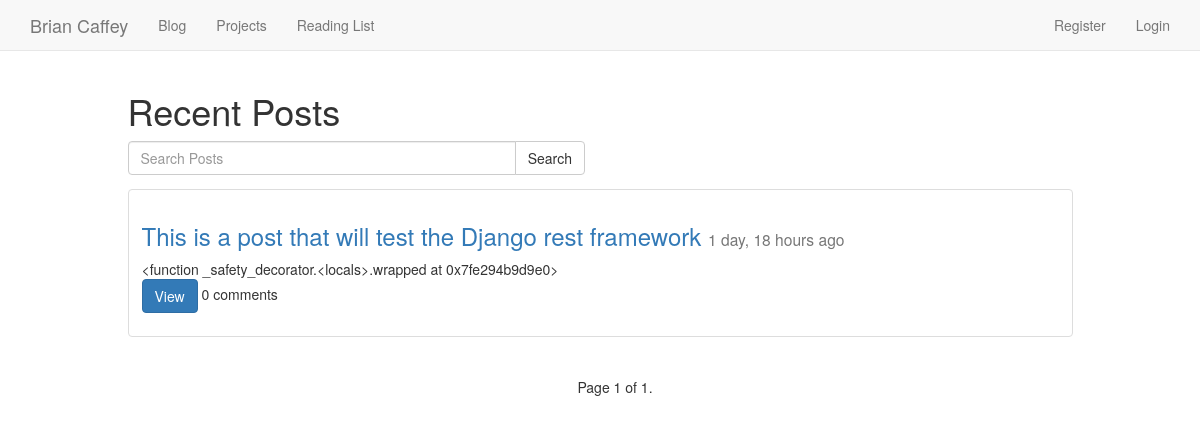
The page /blog/ on the database as committed earlier.
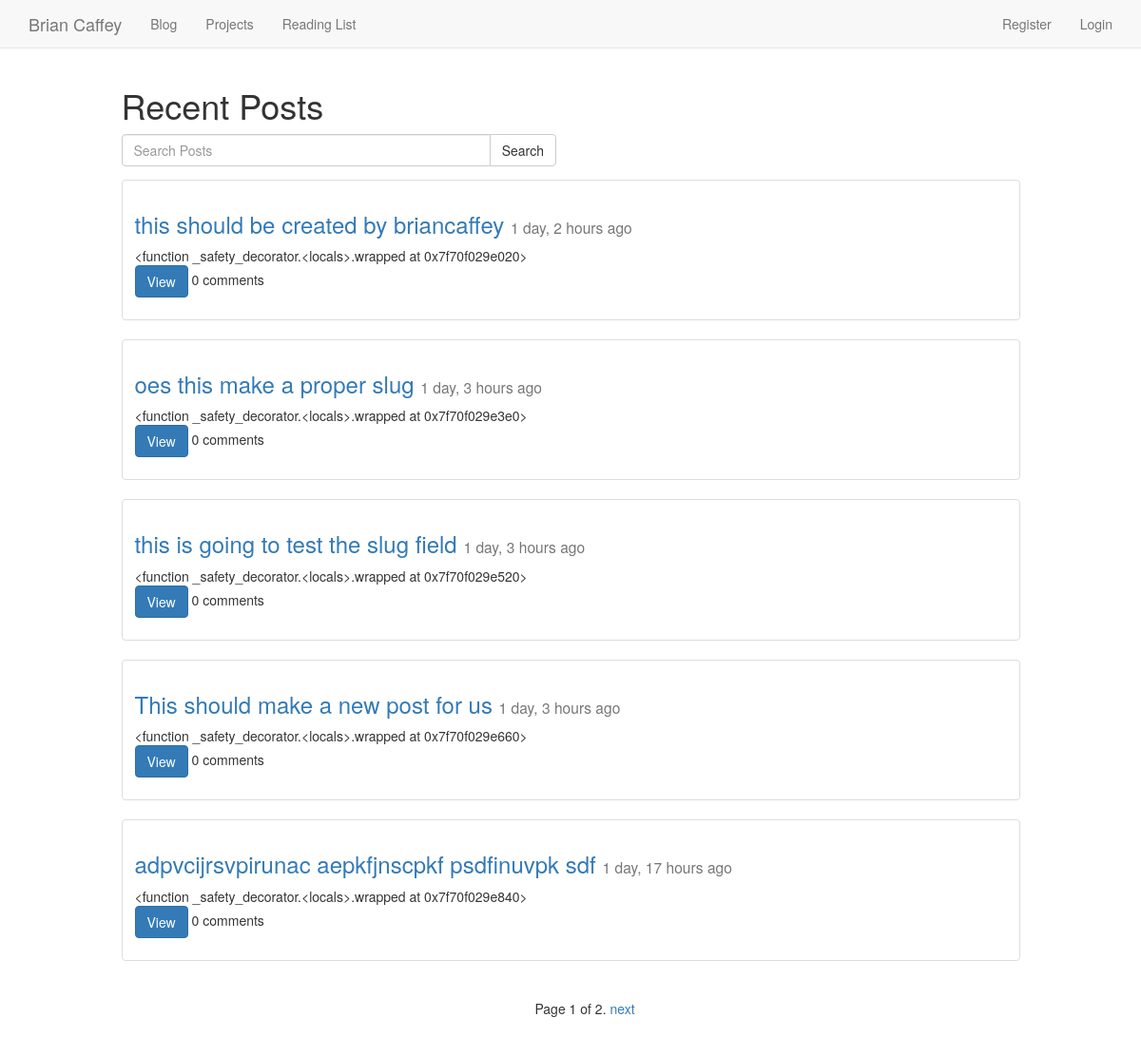
The same page on the database as committed later.
### posts/models.py (models this page shows, shortened)
class Post(models.Model):
	user = models.ForeignKey(settings.AUTH_USER_MODEL)
	title = models.CharField(max_length=100)
	slug = models.SlugField(unique=True)
	height_field = models.IntegerField(default=0)
	width_field = models.IntegerField(default=0)
	image = models.ImageField(
		upload_to=upload_location,
		width_field = "width_field",
		height_field = "height_field",
		null=True,
		blank=True)
	content = models.TextField()
	draft = models.BooleanField(default=False)
	publish = models.DateField(auto_now=False, auto_now_add=False)
	read_time = models.TimeField(null=True, blank=True)
	updated = models.DateTimeField(auto_now=True, auto_now_add=False)
	timestamp = models.DateTimeField(auto_now=False, auto_now_add=True)
	class Meta:
		ordering = ['-timestamp', '-updated']
	def get_markdown(self):
		content = self.content
		return mark_safe(markdown(content))
	objects = PostManager()
	@property
	def comments(self):
		instance = self
		qs = Comment.objects.filter_by_instance(instance)
		return qs
	def get_absolute_url(self):
		return reverse("posts:detail", kwargs={"slug":self.slug})

### posts/views.py (the view, shortened to what this page needs)
def posts_list(request):
	today = timezone.now().date()
	queryset_list = Post.objects.active()
	if request.user.is_staff or request.user.is_superuser:
		queryset_list = Post.objects.all()
	query = request.GET.get('q')
	paginator = Paginator(queryset_list, 5) # Show 25 contacts per page
	page = request.GET.get('page')
	try:
		queryset = paginator.page(page)
	except PageNotAnInteger:
		queryset = paginator.page(1)
	except EmptyPage:
		queryset = paginator.page(paginator.num_pages)
	context = {
		'object_list':queryset,
		'title':"List View"
	}
	return render(request, "post_list.html", context)

### comments/models.py (called while the page is built)
	def filter_by_instance(self, instance):
		content_type = ContentType.objects.get_for_model(instance.__class__)
		obj_id = instance.id
		qs = super(CommentManager, self).filter(content_type=content_type, object_id=obj_id)
		return qs

### posts/models.py (called while the page is built)
	def active(self, *args, **kwargs):
		return super(PostManager, self).filter(draft=False).filter(publish__lte=timezone.now())

### templates/post_list.html (shortened to what this page needs)
{% extends 'base.html' %}
{% block content %}
<div class="row">
    <div class="col-sm-10 col-sm-offset-1">
<h1>Recent Posts</h1>
<form method="GET" action="" class="row">
  <div class="col-sm-6">
  <div class="input-group">
  <input class="form-control" type="text" name="q" placeholder="Search Posts" value='{{ request.GET.q }}'/>
  <span class="input-group-btn">
  <input class="btn btn-default" type="submit" value="Search" />
</span>
</div>
</div>
</form>
    {% for object in object_list %}
    <div class="thumbnail">
      <div class="caption post-detail-item">
        <h3><a href="{{ object.get_absolute_url }}">{{ object.title }}</a> <small>{{ object.timestamp | timesince }} ago</small></h3>
        {{ object.get_markdown }}
        <p><a href="{{ object.get_absolute_url }}" class="btn btn-primary" role="button">View</a> {{ object.comments.count }} comments
      </div>
    </div>
{% endfor %}
  </div>
</div>
<div style="text-align:center;" class="container">
<div class="pagination">
    <span class="step-links">
        <span class="current">
            Page {{ object_list.number }} of {{ object_list.paginator.num_pages }}.
        </span>
        {% if object_list.has_next %}
            <a href="?page={{ object_list.next_page_number }}">next</a>
        {% endif %}
    </span>
</div>
</div>
{% endblock %}

### templates/base.html (shortened to what this page needs)
{% load staticfiles %}
<html>
<head>
<link rel="stylesheet" href="https://maxcdn.bootstrapcdn.com/bootstrap/3.3.7/css/bootstrap.min.css">
<link rel="stylesheet" href="{% static 'css/base.css' %}">
</head>
<body>
{% include 'nav.html' %}
	<div class="container">
		{% block content %}
		{% endblock content %}
	</div>
</body>
</html>

### templates/nav.html (shortened to what this page needs)
    <nav class="navbar navbar-default navbar-static-top">
      <div class="container">
        <div class="navbar-header">
          <a class="navbar-brand" href="{% url 'home:home' %}">Brian Caffey</a>
        </div>
        <div id="navbar" class="navbar-collapse collapse">
          <ul class="nav navbar-nav">
            <li><a href="{% url 'posts:list' %}">Blog</a></li>
            <li><a href="{% url 'projects:projects' %}">Projects</a></li>
            <li><a href="{% url 'reading-list:list' %}">Reading List</a></li>
          </ul>
          <ul class="nav navbar-nav navbar-right">
            {% if user.is_authenticated %}
            <li><a>Welcome, {{ user.username }}</a></li>
            <li><a href="{% url 'accounts:logout' %}">Logout</a></li>
            {% else %}
            <li><a href="{% url 'accounts:register' %}">Register</a></li>
            <li><a href="{% url 'accounts:login' %}">Login</a></li>
            {% endif %}
          </ul>
        </div>
      </div>
    </nav>

Rows that differ between the two databases and show on the page:
no longer on this page (row unchanged): Post: title "This is a post that will test the Django rest framework", timestamp "1 day, 18 hours", get_markdown "<function _safety_decorator.<locals>.wrapped at 0x7fe294b9d9e0>", comments.count "0"
added Post: title "this should be created by briancaffey", timestamp "1 day, 2 hours", get_markdown "<function _safety_decorator.<locals>.wrapped at 0x7f70f029e020>", comments.count "0"
added Post: title "oes this make a proper slug", timestamp "1 day, 3 hours", get_markdown "<function _safety_decorator.<locals>.wrapped at 0x7f70f029e3e0>", comments.count "0"
added Post: title "this is going to test the slug field", timestamp "1 day, 3 hours", get_markdown "<function _safety_decorator.<locals>.wrapped at 0x7f70f029e520>", comments.count "0"
added Post: title "This should make a new post for us", timestamp "1 day, 3 hours", get_markdown "<function _safety_decorator.<locals>.wrapped at 0x7f70f029e660>", comments.count "0"
added Post: title "adpvcijrsvpirunac aepkfjnscpkf psdfinuvpk sdf", timestamp "1 day, 17 hours", get_markdown "<function _safety_decorator.<locals>.wrapped at 0x7f70f029e840>", comments.count "0"
Other text that changed with them:
{{ object_list.paginator.num_pages }}: "1" → "2"
text now shown: "next"
